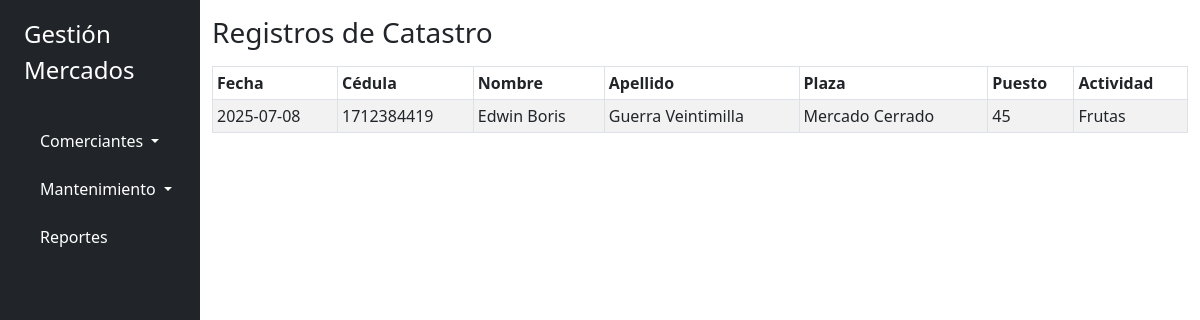
Page /catastro/listar on the earlier database version.
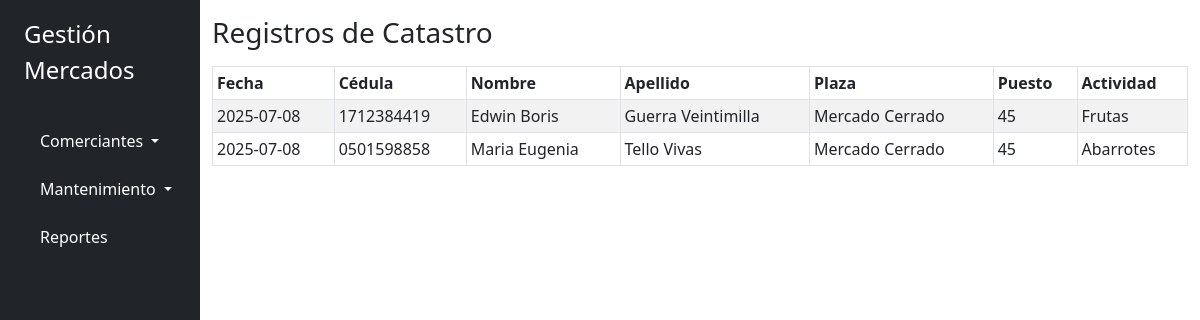
Same page on the later database version.
### app/models.py (models this page shows)
class Catastro(db.Model):
    __tablename__ = 'catastros'
    id = db.Column(db.Integer, primary_key=True)
    cedula = db.Column(db.String(10), db.ForeignKey('comerciantes.cedula'), nullable=False)
    fecha = db.Column(db.Date, nullable=False)
    fecha_nacimiento = db.Column(db.Date, nullable=False)
    actividad = db.Column(db.String(100), nullable=False)
    plaza = db.Column(db.String(100), nullable=False)
    puesto = db.Column(db.String(20), nullable=False)
    referencia1_nombre = db.Column(db.String(100))
    referencia1_apellido = db.Column(db.String(100))
    referencia1_telefono = db.Column(db.String(20))
    referencia1_parentesco = db.Column(db.String(50))
    referencia2_nombre = db.Column(db.String(100))
    referencia2_apellido = db.Column(db.String(100))
    referencia2_telefono = db.Column(db.String(20))
    referencia2_parentesco = db.Column(db.String(50))

class Comerciante(db.Model):
    __tablename__ = 'comerciantes'
    id = db.Column(db.Integer, primary_key=True)
    nombre = db.Column(db.String(100), nullable=False)
    apellido = db.Column(db.String(100), nullable=False)
    cedula = db.Column(db.String(10), unique=True, nullable=False)
    direccion = db.Column(db.String(150), nullable=True)
    telefono = db.Column(db.String(15), nullable=True)
    activo = db.Column(db.Boolean, default=True)
    catastros = db.relationship('Catastro', backref='comerciante', lazy=True)

### app/routes/catastro.py (the view)
@bp.route('/listar')
def listar():
    registros = Catastro.query.all()
    return render_template('comerciantes/lista_catastro.html', catastros=registros)

### app/templates/comerciantes/lista_catastro.html (shortened to what this page needs)
{% extends 'base.html' %}
{% block content %}
<h3 class="mb-3">Registros de Catastro</h3>
<table class="table table-bordered table-sm table-striped">
  <thead>
    <tr>
      <th>Fecha</th>
      <th>Cédula</th>
      <th>Nombre</th>
      <th>Apellido</th>
      <th>Plaza</th>
      <th>Puesto</th>
      <th>Actividad</th>
    </tr>
  </thead>
  <tbody>
    {% for c in catastros %}
    <tr>
      <td>{{ c.fecha.strftime('%Y-%m-%d') }}</td>
      <td>{{ c.cedula }}</td>
      <td>{{ c.comerciante.nombre }}</td>
      <td>{{ c.comerciante.apellido }}</td>
      <td>{{ c.plaza }}</td>
      <td>{{ c.puesto }}</td>
      <td>{{ c.actividad }}</td>
    </tr>
    {% endfor %}
  </tbody>
</table>
{% endblock %}

### app/templates/base.html (shortened to what this page needs)
<!DOCTYPE html>
<html lang="es">
<head>
  <link href="https://cdn.jsdelivr.net/npm/bootstrap@5.3.0/dist/css/bootstrap.min.css" rel="stylesheet">
  <link rel="stylesheet" href="{{ url_for('static', filename='style.css') }}">
</head>
<body>
  <div class="container-fluid">
    <div class="row flex-nowrap">
      <div class="col-auto col-md-3 col-xl-2 px-sm-2 px-0 bg-dark text-white min-vh-100">
        <div class="d-flex flex-column align-items-sm-start px-3 pt-3">
          <a href="{{ url_for('inicio') }}" class="d-flex align-items-center mb-3 mb-md-0 me-md-auto text-white text-decoration-none">
            <span class="fs-4">Gestión Mercados</span>
          </a>
          <ul class="nav nav-pills flex-column mb-auto w-100">
            <li class="nav-item">
              <a class="nav-link text-white dropdown-toggle" data-bs-toggle="collapse" href="#submenuComerciantes" role="button" aria-expanded="false" aria-controls="submenuComerciantes">
                Comerciantes
              </a>
            </li>
            <li class="nav-item mt-2">
              <a class="nav-link text-white dropdown-toggle" data-bs-toggle="collapse" href="#submenuMantenimiento" role="button" aria-expanded="false" aria-controls="submenuMantenimiento">
                Mantenimiento
              </a>
            </li>
            <li class="nav-item mt-2">
              <a href="{{ url_for('reportes.index') }}" class="nav-link text-white">Reportes</a>
            </li>
          </ul>
        </div>
      </div>
      <div class="col py-3">
        {% block content %}{% endblock %}
      </div>
    </div>
  </div>
</body>
</html>

Differences in the rows shown:
added Catastro: fecha "2025-07-08", cedula "0501598858", comerciante.nombre "Maria Eugenia", comerciante.apellido "Tello Vivas", plaza "Mercado Cerrado", puesto "45", actividad "Abarrotes"
